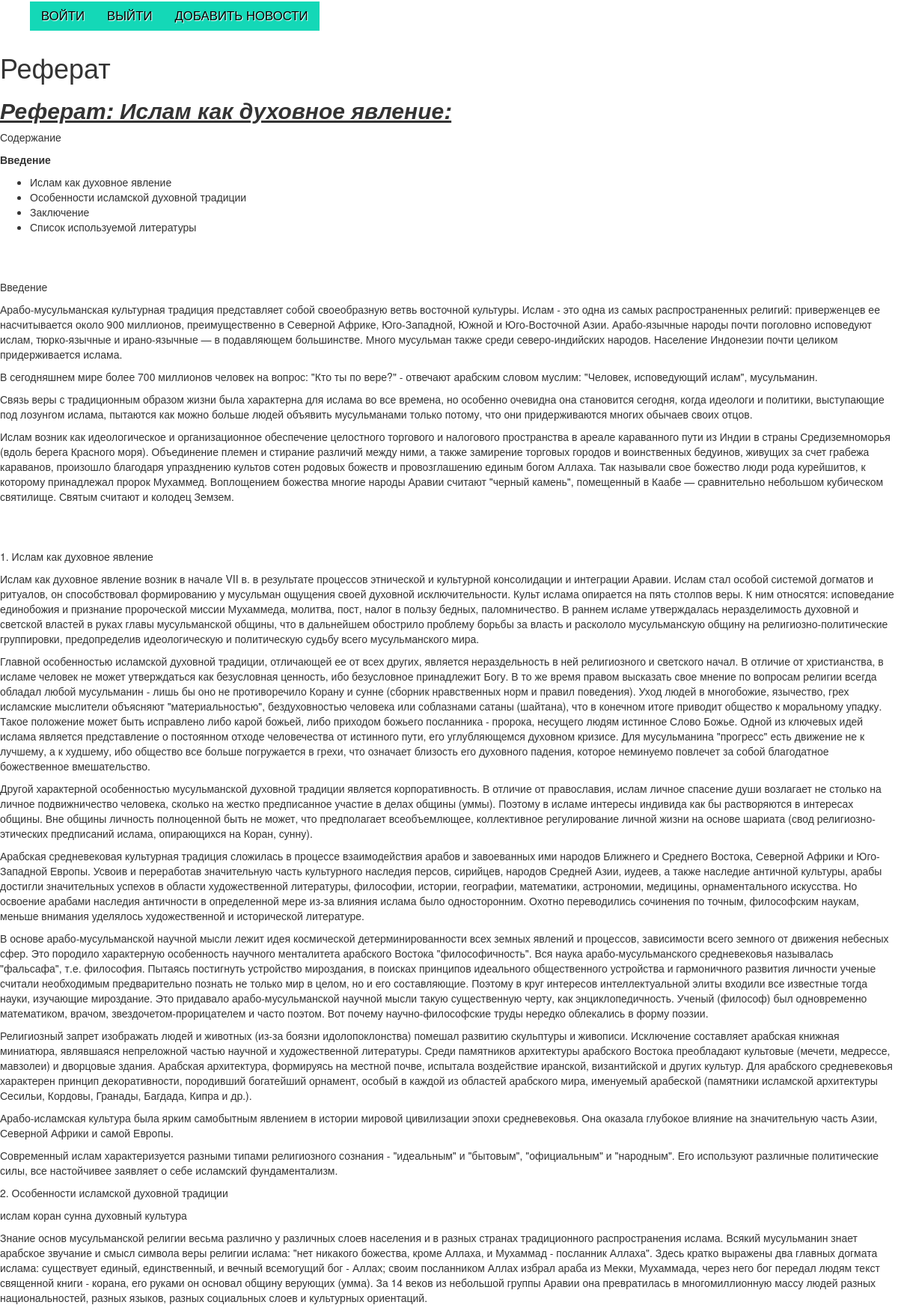
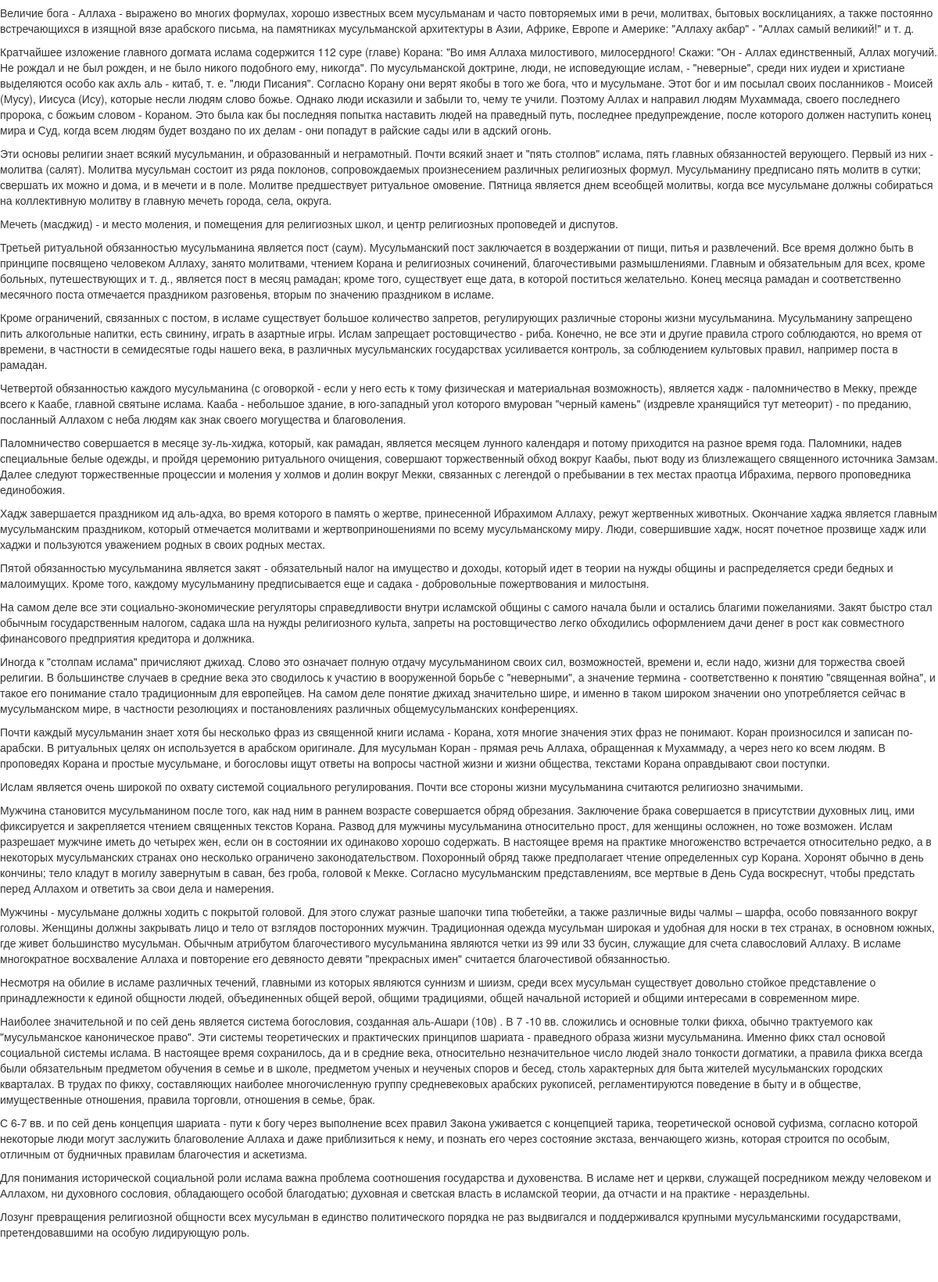
The app's page /mer/news_show.php?id=6 (upper part) with its own data (2 pictures, top to bottom).
### tables this page shows
CREATE TABLE `news` (
  `id` int(11) NOT NULL,
  `title` varchar(255) NOT NULL,
  `text` text NOT NULL,
  `date` datetime NOT NULL
);

### mer/news_show.php (the view, shortened to what this page needs)
<?php
include_once("header.php");
$news_id=$_GET['id'];
$q=mysqli_query($mysqli, "SELECT*FROM news WHERE id=$news_id");
$R=mysqli_fetch_array($q);
echo "<h1>".$R['title']."</h1>";
echo $R['text'];

### records on screen
news: title "Реферат", text "Реферат: Ислам как духовное явление: Содержание Введение Ислам как духовное явление Особенности исламской духовной традиции Заключение Список используемой литературы Введение Арабо-мусульманская культурная традиция представляет собой своеобразную ветвь восточной культуры. Ислам - это одна из самых распространенных религий: приверженцев ее насчитывается около 900 миллионов, преимущественно в Северной Африке, Юго-Западной, Южной и Юго-Восточной Азии. Арабо-язычные народы почти поголовно исповедуют ислам, тюрко-язычные и ирано-язычные — в подавляющем большинстве. Много мусульман также среди северо-индийских народов. Население Индонезии почти целиком придерживается ислама. В сегодняшнем мире…"
